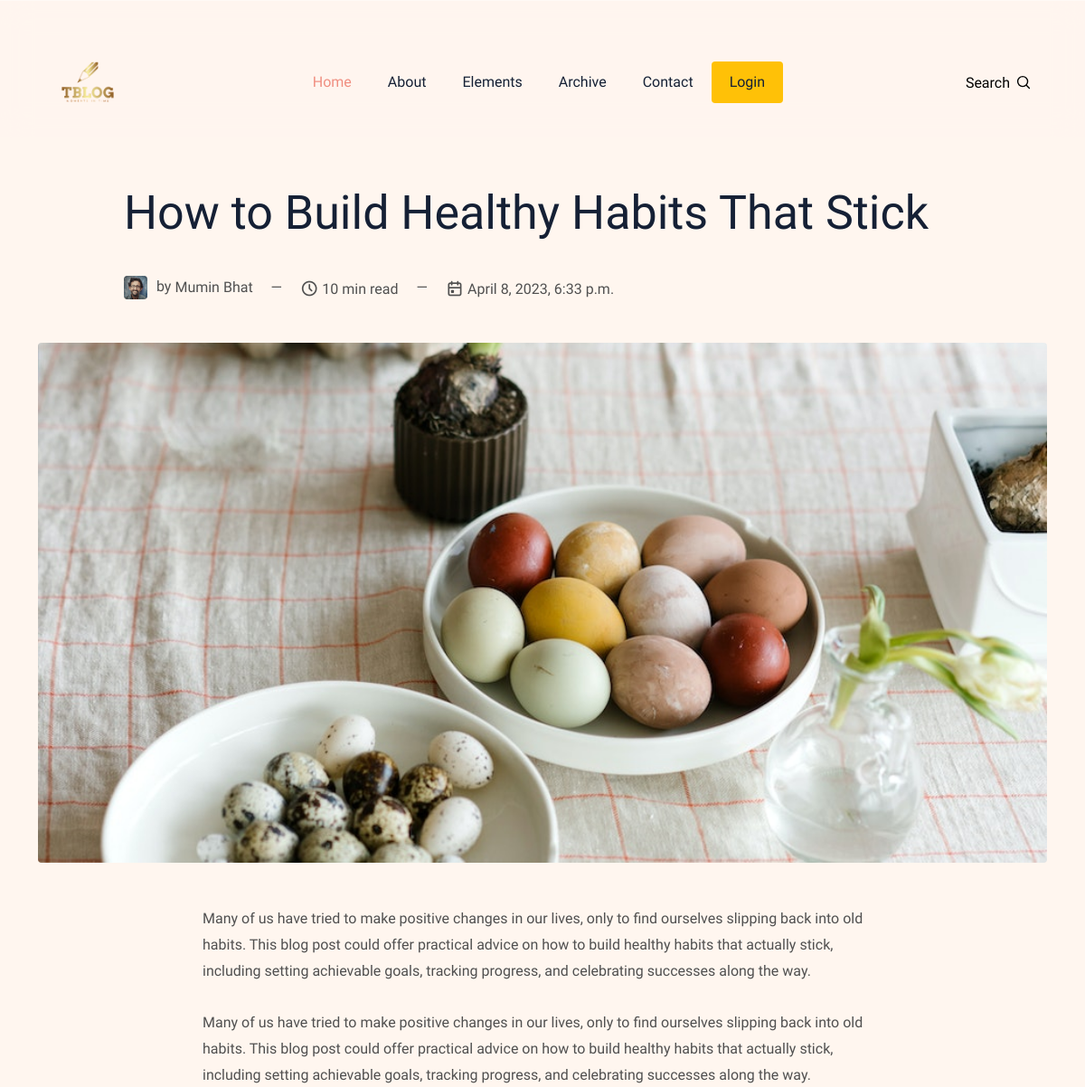
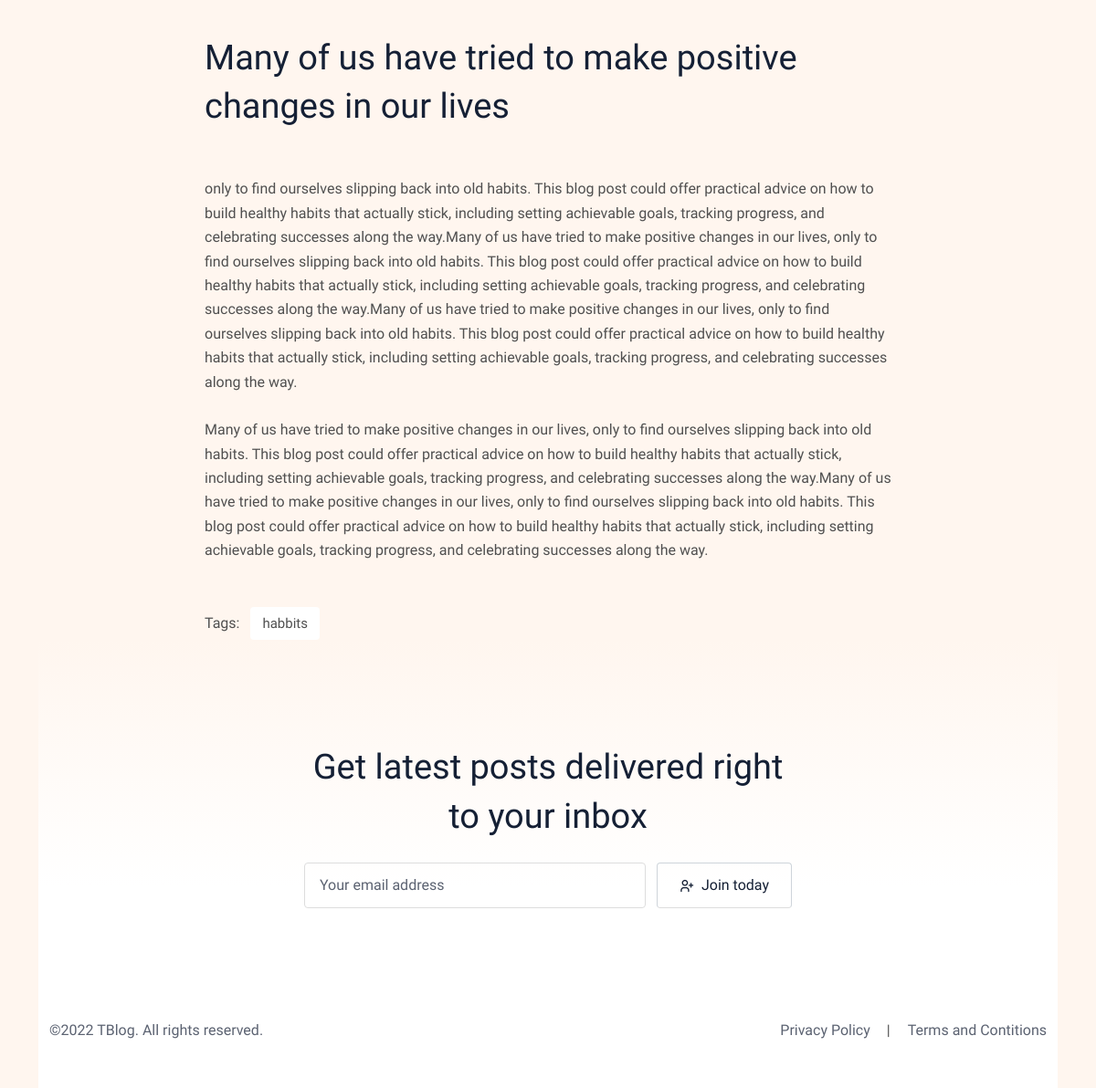
The page /blog/how-to-build-healthy-habbits-that-stick/ on the database its author committed (2 pictures, top to bottom).
### blog/models.py (models this page shows, shortened)
class Blog(models.Model):
    sno = models.AutoField(primary_key=True)
    slug = models.CharField(max_length=250,
                            unique=True)
    title = models.CharField(max_length=255)
    author = models.CharField(max_length=255)
    read_time = models.IntegerField()
    publish = models.DateTimeField(default=timezone.now)
    hero_image = models.ImageField(blank=True)
    content = models.TextField()
    tags = models.CharField(max_length=100)

### blog/views.py (the view)
# urls.py: path('blog/<slug:slug>/', views.blogPost),
def blogPost(request, slug):
    if request.method == "POST":
        email = request.POST['nwseml']
        newsletter = Newsletter(email=email)
        newsletter.save()
    post = Blog.objects.filter(slug=slug)
    context = {'post' : post}
    return render(request, 'blog.html', context)

### blog/templates/blog.html
{% load static %}
{% include "header.html" %}
{% for content in post %}
<section class="section-sm pb-0">
  <div class="container">
    <div class="row justify-content-center">
      <div class="col-lg-10">
        <div class="mb-5">
          <h3 class="h1 mb-4 post-title">{{content.title}}</h3>
          <ul class="card-meta list-inline mb-2">
            <li class="list-inline-item mt-2">
              <a href="" class="card-meta-author" title="Read all posts by -"{{content.author}}>
                <img class="w-auto" src="{%static 'images/author-thomas-macaulay.jpg' %}" alt="{{content.author}}" width="26" height="26"> by <span>{{content.author}}</span>
              </a>
            </li>
            <li class="list-inline-item mt-2">&mdash;</li>
            <li class="list-inline-item mt-2">
              <i class="ti ti-clock"></i>
              <span>{{content.read_time}} min read</span>
            </li>
            <li class="list-inline-item mt-2">&mdash;</li>
            <li class="list-inline-item mt-2">
              <i class="ti ti-calendar-event"></i>
              <span>{{content.publish}}</span>
            </li>
          </ul>
        </div>
      </div>
      <div class="col-lg-12">
        <div class="mb-5 text-center">
          <img class="w-100 h-auto rounded" src="{{content.hero_image.url}}" alt="What does it take to create an object that travels at 1% the speed of light?" width="970" height="500">
        </div>
      </div>
      <div class="col-lg-8 post-content-block order-0 order-lg-2">
        <div class="content">
          <p>{{content.content|safe}}</p>
        </div>
        <ul class="post-meta-tag list-unstyled list-inline mt-5">
          <li class="list-inline-item">Tags: </li>
          <li class="list-inline-item"><a class="bg-white" href="">{{content.tags}}</a></li>
        </ul>
      </div>
    </div>
    {% endfor %}
{% include "footer.html" %}

### static/css/css-style.css (style rules this page uses)
.h1,h1 { font-size:64px }
@media (max-width:1399px) { .h1,h1 { font-size:52px } }
.h2,h2 { font-size:38px }
.h3,h3 { font-size:30px }
.h1,.h2,.h3,.h4,.h5,.h6,h1,h2,h3,h4,h5,h6 { line-height:1.4;font-family:"Crete Round",serif;color:#152035 }
a { color:#000;transition:all .3s;text-decoration:none }
li,ul { padding:0;margin:0;list-style-position:inside }
body { color:#505050;background-color:#fff6ef;font-family:"Work Sans",sans-serif;font-size:16px;line-height:1.65 }
p { line-height:1.8 }
.section-sm { padding:90px 0 }
.content * { word-break:break-word;overflow-wrap:break-word;margin-bottom:25px }
.content :first-child { margin-top:0 }
.content h1,.content h2,.content h3,.content h4,.content h5,.content h6 { margin-top:35px }
.btn,.card-meta .card-meta-author img,.card.post-card .post-image::before,.content blockquote,.content img,.content pre,.disqus-comment .block,.form-control,.newsletter-block .input-group-text,.post-meta-tag a,.rounded,.search-results::-webkit-scrollbar-thumb,.search-results::-webkit-scrollbar-track,.search-toggle,.social-share li,footer .icon-box a,header .dropdown-item,header .nav-item .nav-link { border-radius:4px!important }
.post-title { color:#152035;transition:.3s }
.card-meta>li { line-height:1;vertical-align:middle }
.card-meta>li i { font-size:20px;vertical-align:bottom }
.card-meta a { color:#505050 }
.card-meta .list-inline-item:not(:last-child) { margin-right:1rem }
.card-meta .card-meta-author { display:inline-block }
.card-meta .card-meta-author span { transition:.2s }
.card-meta .card-meta-author img { height:26px;margin-right:6px }
.card-meta .card-meta-author span { vertical-align:middle }
.post-content-block { width:calc(83.33333334% - 174px) }
.post-meta-tag a { display:inline-block;background-color:#f7f8fa;color:#505050;padding:6px 13px;font-size:15px }

### rows shown on the page
Blog: title "How to Build Healthy Habits That Stick", author "Mumin Bhat", read_time "10", publish "April 8, 2023, 6:33 p.m.", hero_image (picture), content "Many of us have tried to make positive changes in our lives, only to find ourselves slipping back into old habits. This blog post could offer practical advice on how to build healthy habits that actually stick, including setting achievable goals, tracking progress, and celebrating successes along the way. Many of us have tried to make positive changes in our lives, only to find ourselves slipping back into old habits. This blog post could offer practical advice on how to build healthy habits that actually stick, including setting achievable goals, tracking progress, and celebrating successes along the way. Many of us have tried to make positive changes in our lives only to find ourselves…", tags "habbits"
